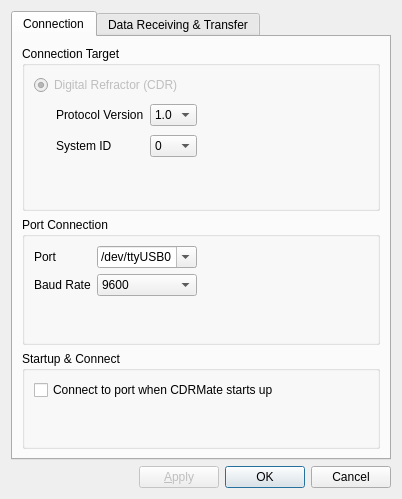
<?xml version="1.0" encoding="UTF-8"?>
<ui version="4.0">
 <class>Options</class>
 <widget class="QDialog" name="Options">
  <property name="enabled">
   <bool>true</bool>
  </property>
  <property name="geometry">
   <rect>
    <x>0</x>
    <y>0</y>
    <width>402</width>
    <height>499</height>
   </rect>
  </property>
  <property name="windowTitle">
   <string>Dialog</string>
  </property>
  <layout class="QGridLayout" name="gridLayout_4">
   <item row="1" column="0">
    <spacer name="horizontalSpacer_4">
     <property name="orientation">
      <enum>Qt::Horizontal</enum>
     </property>
     <property name="sizeHint" stdset="0">
      <size>
       <width>106</width>
       <height>20</height>
      </size>
     </property>
    </spacer>
   </item>
   <item row="1" column="1">
    <layout class="QHBoxLayout" name="horizontalLayout">
     <item>
      <widget class="QPushButton" name="pushButton_apply">
       <property name="enabled">
        <bool>false</bool>
       </property>
       <property name="layoutDirection">
        <enum>Qt::LeftToRight</enum>
       </property>
       <property name="text">
        <string>&amp;Apply</string>
       </property>
      </widget>
     </item>
     <item>
      <widget class="QDialogButtonBox" name="buttonBox">
       <property name="layoutDirection">
        <enum>Qt::LeftToRight</enum>
       </property>
       <property name="orientation">
        <enum>Qt::Horizontal</enum>
       </property>
       <property name="standardButtons">
        <set>QDialogButtonBox::Cancel|QDialogButtonBox::Ok</set>
       </property>
      </widget>
     </item>
    </layout>
   </item>
   <item row="0" column="0" colspan="2">
    <widget class="QTabWidget" name="tabWidget">
     <property name="currentIndex">
      <number>0</number>
     </property>
     <widget class="QWidget" name="tab_connection">
      <attribute name="title">
       <string>Connection</string>
      </attribute>
      <layout class="QVBoxLayout" name="verticalLayout_2">
       <item>
        <widget class="QGroupBox" name="groupBox">
         <property name="styleSheet">
          <string notr="true"/>
         </property>
         <property name="title">
          <string>Connection Target</string>
         </property>
         <layout class="QGridLayout" name="gridLayout_2">
          <item row="0" column="0" colspan="2">
           <widget class="QRadioButton" name="radioButton">
            <property name="enabled">
             <bool>false</bool>
            </property>
            <property name="mouseTracking">
             <bool>true</bool>
            </property>
            <property name="text">
             <string>Digital Refractor (CDR)</string>
            </property>
            <property name="checkable">
             <bool>true</bool>
            </property>
            <property name="checked">
             <bool>true</bool>
            </property>
            <property name="autoRepeat">
             <bool>false</bool>
            </property>
            <property name="autoExclusive">
             <bool>true</bool>
            </property>
           </widget>
          </item>
          <item row="1" column="0">
           <spacer name="horizontalSpacer">
            <property name="orientation">
             <enum>Qt::Horizontal</enum>
            </property>
            <property name="sizeType">
             <enum>QSizePolicy::Fixed</enum>
            </property>
            <property name="sizeHint" stdset="0">
             <size>
              <width>16</width>
              <height>61</height>
             </size>
            </property>
           </spacer>
          </item>
          <item row="1" column="1">
           <layout class="QGridLayout" name="gridLayout">
            <item row="0" column="0">
             <widget class="QLabel" name="label">
              <property name="text">
               <string>Protocol Version</string>
              </property>
             </widget>
            </item>
            <item row="1" column="0">
             <widget class="QLabel" name="label_2">
              <property name="text">
               <string>System ID</string>
              </property>
             </widget>
            </item>
            <item row="1" column="1">
             <widget class="QComboBox" name="comboBox_system_id">
              <item>
               <property name="text">
                <string>0</string>
               </property>
              </item>
              <item>
               <property name="text">
                <string>1</string>
               </property>
              </item>
              <item>
               <property name="text">
                <string>2</string>
               </property>
              </item>
              <item>
               <property name="text">
                <string>3</string>
               </property>
              </item>
              <item>
               <property name="text">
                <string>4</string>
               </property>
              </item>
              <item>
               <property name="text">
                <string>5</string>
               </property>
              </item>
              <item>
               <property name="text">
                <string>6</string>
               </property>
              </item>
              <item>
               <property name="text">
                <string>7</string>
               </property>
              </item>
             </widget>
            </item>
            <item row="0" column="1">
             <widget class="QComboBox" name="comboBox_protocol_ver">
              <item>
               <property name="text">
                <string>1.0</string>
               </property>
              </item>
              <item>
               <property name="text">
                <string>1.1</string>
               </property>
              </item>
             </widget>
            </item>
           </layout>
          </item>
          <item row="1" column="2">
           <spacer name="horizontalSpacer_3">
            <property name="orientation">
             <enum>Qt::Horizontal</enum>
            </property>
            <property name="sizeHint" stdset="0">
             <size>
              <width>80</width>
              <height>20</height>
             </size>
            </property>
           </spacer>
          </item>
          <item row="2" column="1">
           <spacer name="verticalSpacer_3">
            <property name="orientation">
             <enum>Qt::Vertical</enum>
            </property>
            <property name="sizeHint" stdset="0">
             <size>
              <width>20</width>
              <height>40</height>
             </size>
            </property>
           </spacer>
          </item>
         </layout>
        </widget>
       </item>
       <item>
        <widget class="QGroupBox" name="groupBox_2">
         <property name="autoFillBackground">
          <bool>false</bool>
         </property>
         <property name="styleSheet">
          <string notr="true"/>
         </property>
         <property name="title">
          <string>Port Connection</string>
         </property>
         <layout class="QGridLayout" name="gridLayout_3">
          <item row="0" column="0">
           <widget class="QLabel" name="label_3">
            <property name="text">
             <string>Port</string>
            </property>
           </widget>
          </item>
          <item row="1" column="0">
           <widget class="QLabel" name="label_4">
            <property name="text">
             <string>Baud Rate</string>
            </property>
           </widget>
          </item>
          <item row="1" column="1">
           <widget class="QComboBox" name="comboBox_speed">
            <item>
             <property name="text">
              <string>9600</string>
             </property>
            </item>
            <item>
             <property name="text">
              <string>14400</string>
             </property>
            </item>
            <item>
             <property name="text">
              <string>19200</string>
             </property>
            </item>
            <item>
             <property name="text">
              <string>38400</string>
             </property>
            </item>
            <item>
             <property name="text">
              <string>57600</string>
             </property>
            </item>
            <item>
             <property name="text">
              <string>115200</string>
             </property>
            </item>
           </widget>
          </item>
          <item row="0" column="1">
           <widget class="QComboBox" name="comboBox_port">
            <property name="editable">
             <bool>true</bool>
            </property>
            <item>
             <property name="text">
              <string>/dev/ttyUSB0</string>
             </property>
            </item>
            <item>
             <property name="text">
              <string>/dev/ttyUSB1</string>
             </property>
            </item>
            <item>
             <property name="text">
              <string>/dev/ttyUSB2</string>
             </property>
            </item>
            <item>
             <property name="text">
              <string>/dev/ttyUSB3</string>
             </property>
            </item>
            <item>
             <property name="text">
              <string>/dev/ttyS0</string>
             </property>
            </item>
            <item>
             <property name="text">
              <string>/dev/ttyS1</string>
             </property>
            </item>
            <item>
             <property name="text">
              <string>/dev/ttyS2</string>
             </property>
            </item>
            <item>
             <property name="text">
              <string>/dev/ttyS3</string>
             </property>
            </item>
           </widget>
          </item>
          <item row="0" column="2">
           <spacer name="horizontalSpacer_2">
            <property name="orientation">
             <enum>Qt::Horizontal</enum>
            </property>
            <property name="sizeHint" stdset="0">
             <size>
              <width>40</width>
              <height>20</height>
             </size>
            </property>
           </spacer>
          </item>
          <item row="2" column="1">
           <spacer name="verticalSpacer_2">
            <property name="orientation">
             <enum>Qt::Vertical</enum>
            </property>
            <property name="sizeHint" stdset="0">
             <size>
              <width>20</width>
              <height>40</height>
             </size>
            </property>
           </spacer>
          </item>
         </layout>
        </widget>
       </item>
       <item>
        <widget class="QGroupBox" name="groupBox_3">
         <property name="styleSheet">
          <string notr="true"/>
         </property>
         <property name="title">
          <string>Startup &amp;&amp; Connect</string>
         </property>
         <layout class="QGridLayout" name="gridLayout_5">
          <item row="0" column="0">
           <widget class="QCheckBox" name="checkBox_auto_connect">
            <property name="text">
             <string>Connect to port when CDRMate starts up</string>
            </property>
           </widget>
          </item>
          <item row="1" column="0">
           <spacer name="verticalSpacer">
            <property name="orientation">
             <enum>Qt::Vertical</enum>
            </property>
            <property name="sizeHint" stdset="0">
             <size>
              <width>20</width>
              <height>40</height>
             </size>
            </property>
           </spacer>
          </item>
         </layout>
        </widget>
       </item>
      </layout>
     </widget>
     <widget class="QWidget" name="tab_receive_transfer">
      <attribute name="title">
       <string>Data Receiving &amp;&amp; Transfer</string>
      </attribute>
      <layout class="QVBoxLayout" name="verticalLayout">
       <item>
        <widget class="QGroupBox" name="groupBox_4">
         <property name="title">
          <string>Data Receiving Option</string>
         </property>
         <layout class="QGridLayout" name="gridLayout_6">
          <item row="0" column="0" colspan="2">
           <widget class="QLabel" name="label_5">
            <property name="text">
             <string>Automatic Export</string>
            </property>
           </widget>
          </item>
          <item row="0" column="2">
           <widget class="QRadioButton" name="radio_export_on">
            <property name="text">
             <string>ON</string>
            </property>
           </widget>
          </item>
          <item row="0" column="3">
           <widget class="QRadioButton" name="radio_export_off">
            <property name="text">
             <string>OFF</string>
            </property>
            <property name="checked">
             <bool>true</bool>
            </property>
           </widget>
          </item>
          <item row="0" column="4" colspan="2">
           <spacer name="horizontalSpacer_5">
            <property name="orientation">
             <enum>Qt::Horizontal</enum>
            </property>
            <property name="sizeHint" stdset="0">
             <size>
              <width>92</width>
              <height>20</height>
             </size>
            </property>
           </spacer>
          </item>
          <item row="1" column="0">
           <widget class="QLabel" name="label_6">
            <property name="text">
             <string>Export Directory</string>
            </property>
           </widget>
          </item>
          <item row="1" column="1" colspan="4">
           <widget class="QLineEdit" name="lineEdit_export">
            <property name="sizePolicy">
             <sizepolicy hsizetype="Expanding" vsizetype="Fixed">
              <horstretch>0</horstretch>
              <verstretch>0</verstretch>
             </sizepolicy>
            </property>
            <property name="readOnly">
             <bool>true</bool>
            </property>
           </widget>
          </item>
          <item row="1" column="5">
           <widget class="QPushButton" name="pushButton_export">
            <property name="sizePolicy">
             <sizepolicy hsizetype="Fixed" vsizetype="Fixed">
              <horstretch>0</horstretch>
              <verstretch>0</verstretch>
             </sizepolicy>
            </property>
            <property name="maximumSize">
             <size>
              <width>25</width>
              <height>16777215</height>
             </size>
            </property>
            <property name="baseSize">
             <size>
              <width>0</width>
              <height>0</height>
             </size>
            </property>
            <property name="text">
             <string>...</string>
            </property>
           </widget>
          </item>
         </layout>
        </widget>
       </item>
       <item>
        <widget class="QGroupBox" name="groupBox_5">
         <property name="title">
          <string>Data Transfer Option</string>
         </property>
         <layout class="QGridLayout" name="gridLayout_7">
          <item row="0" column="0">
           <widget class="QLabel" name="label_8">
            <property name="text">
             <string>Import Directory</string>
            </property>
           </widget>
          </item>
          <item row="0" column="1" colspan="4">
           <widget class="QLineEdit" name="lineEdit_import">
            <property name="readOnly">
             <bool>true</bool>
            </property>
           </widget>
          </item>
          <item row="0" column="5">
           <widget class="QPushButton" name="pushButton_import">
            <property name="sizePolicy">
             <sizepolicy hsizetype="Preferred" vsizetype="Fixed">
              <horstretch>0</horstretch>
              <verstretch>0</verstretch>
             </sizepolicy>
            </property>
            <property name="minimumSize">
             <size>
              <width>25</width>
              <height>0</height>
             </size>
            </property>
            <property name="maximumSize">
             <size>
              <width>25</width>
              <height>16777215</height>
             </size>
            </property>
            <property name="text">
             <string>...</string>
            </property>
           </widget>
          </item>
          <item row="1" column="0" colspan="2">
           <widget class="QLabel" name="label_7">
            <property name="text">
             <string>Automatic Transfer</string>
            </property>
           </widget>
          </item>
          <item row="1" column="2">
           <widget class="QRadioButton" name="radio_transfer_on">
            <property name="text">
             <string>ON</string>
            </property>
           </widget>
          </item>
          <item row="1" column="3">
           <widget class="QRadioButton" name="radio_transfer_off">
            <property name="text">
             <string>OFF</string>
            </property>
            <property name="checked">
             <bool>true</bool>
            </property>
           </widget>
          </item>
          <item row="1" column="4" colspan="2">
           <spacer name="horizontalSpacer_6">
            <property name="orientation">
             <enum>Qt::Horizontal</enum>
            </property>
            <property name="sizeHint" stdset="0">
             <size>
              <width>92</width>
              <height>20</height>
             </size>
            </property>
           </spacer>
          </item>
         </layout>
        </widget>
       </item>
       <item>
        <spacer name="verticalSpacer_4">
         <property name="orientation">
          <enum>Qt::Vertical</enum>
         </property>
         <property name="sizeHint" stdset="0">
          <size>
           <width>20</width>
           <height>193</height>
          </size>
         </property>
        </spacer>
       </item>
      </layout>
     </widget>
    </widget>
   </item>
  </layout>
 </widget>
 <resources/>
 <connections>
  <connection>
   <sender>buttonBox</sender>
   <signal>accepted()</signal>
   <receiver>Options</receiver>
   <slot>accept()</slot>
   <hints>
    <hint type="sourcelabel">
     <x>391</x>
     <y>488</y>
    </hint>
    <hint type="destinationlabel">
     <x>157</x>
     <y>274</y>
    </hint>
   </hints>
  </connection>
  <connection>
   <sender>buttonBox</sender>
   <signal>rejected()</signal>
   <receiver>Options</receiver>
   <slot>reject()</slot>
   <hints>
    <hint type="sourcelabel">
     <x>391</x>
     <y>488</y>
    </hint>
    <hint type="destinationlabel">
     <x>286</x>
     <y>274</y>
    </hint>
   </hints>
  </connection>
  <connection>
   <sender>comboBox_protocol_ver</sender>
   <signal>textChanged(QString)</signal>
   <receiver>Options</receiver>
   <slot>data_modified()</slot>
   <hints>
    <hint type="sourcelabel">
     <x>192</x>
     <y>116</y>
    </hint>
    <hint type="destinationlabel">
     <x>4</x>
     <y>122</y>
    </hint>
   </hints>
  </connection>
  <connection>
   <sender>comboBox_system_id</sender>
   <signal>textChanged(QString)</signal>
   <receiver>Options</receiver>
   <slot>data_modified()</slot>
   <hints>
    <hint type="sourcelabel">
     <x>191</x>
     <y>157</y>
    </hint>
    <hint type="destinationlabel">
     <x>419</x>
     <y>166</y>
    </hint>
   </hints>
  </connection>
  <connection>
   <sender>comboBox_port</sender>
   <signal>textChanged(QString)</signal>
   <receiver>Options</receiver>
   <slot>data_modified()</slot>
   <hints>
    <hint type="sourcelabel">
     <x>175</x>
     <y>258</y>
    </hint>
    <hint type="destinationlabel">
     <x>-73</x>
     <y>277</y>
    </hint>
   </hints>
  </connection>
  <connection>
   <sender>radio_export_on</sender>
   <signal>toggled(bool)</signal>
   <receiver>Options</receiver>
   <slot>data_modified()</slot>
   <hints>
    <hint type="sourcelabel">
     <x>207</x>
     <y>89</y>
    </hint>
    <hint type="destinationlabel">
     <x>405</x>
     <y>93</y>
    </hint>
   </hints>
  </connection>
  <connection>
   <sender>radio_export_off</sender>
   <signal>toggled(bool)</signal>
   <receiver>Options</receiver>
   <slot>data_modified()</slot>
   <hints>
    <hint type="sourcelabel">
     <x>268</x>
     <y>84</y>
    </hint>
    <hint type="destinationlabel">
     <x>433</x>
     <y>78</y>
    </hint>
   </hints>
  </connection>
  <connection>
   <sender>lineEdit_export</sender>
   <signal>textChanged(QString)</signal>
   <receiver>Options</receiver>
   <slot>data_modified()</slot>
   <hints>
    <hint type="sourcelabel">
     <x>290</x>
     <y>108</y>
    </hint>
    <hint type="destinationlabel">
     <x>409</x>
     <y>127</y>
    </hint>
   </hints>
  </connection>
  <connection>
   <sender>lineEdit_import</sender>
   <signal>textChanged(QString)</signal>
   <receiver>Options</receiver>
   <slot>data_modified()</slot>
   <hints>
    <hint type="sourcelabel">
     <x>252</x>
     <y>190</y>
    </hint>
    <hint type="destinationlabel">
     <x>-58</x>
     <y>197</y>
    </hint>
   </hints>
  </connection>
  <connection>
   <sender>radio_transfer_on</sender>
   <signal>toggled(bool)</signal>
   <receiver>Options</receiver>
   <slot>data_modified()</slot>
   <hints>
    <hint type="sourcelabel">
     <x>191</x>
     <y>221</y>
    </hint>
    <hint type="destinationlabel">
     <x>-34</x>
     <y>281</y>
    </hint>
   </hints>
  </connection>
  <connection>
   <sender>radio_transfer_off</sender>
   <signal>toggled(bool)</signal>
   <receiver>Options</receiver>
   <slot>data_modified()</slot>
   <hints>
    <hint type="sourcelabel">
     <x>233</x>
     <y>221</y>
    </hint>
    <hint type="destinationlabel">
     <x>440</x>
     <y>227</y>
    </hint>
   </hints>
  </connection>
  <connection>
   <sender>pushButton_apply</sender>
   <signal>clicked()</signal>
   <receiver>Options</receiver>
   <slot>conf_apply()</slot>
   <hints>
    <hint type="sourcelabel">
     <x>164</x>
     <y>477</y>
    </hint>
    <hint type="destinationlabel">
     <x>-20</x>
     <y>475</y>
    </hint>
   </hints>
  </connection>
  <connection>
   <sender>comboBox_speed</sender>
   <signal>currentIndexChanged(int)</signal>
   <receiver>Options</receiver>
   <slot>data_modified()</slot>
   <hints>
    <hint type="sourcelabel">
     <x>173</x>
     <y>284</y>
    </hint>
    <hint type="destinationlabel">
     <x>440</x>
     <y>311</y>
    </hint>
   </hints>
  </connection>
  <connection>
   <sender>pushButton_import</sender>
   <signal>clicked()</signal>
   <receiver>Options</receiver>
   <slot>choose_dir()</slot>
   <hints>
    <hint type="sourcelabel">
     <x>368</x>
     <y>184</y>
    </hint>
    <hint type="destinationlabel">
     <x>495</x>
     <y>192</y>
    </hint>
   </hints>
  </connection>
  <connection>
   <sender>pushButton_export</sender>
   <signal>clicked()</signal>
   <receiver>Options</receiver>
   <slot>choose_dir()</slot>
   <hints>
    <hint type="sourcelabel">
     <x>366</x>
     <y>110</y>
    </hint>
    <hint type="destinationlabel">
     <x>455</x>
     <y>116</y>
    </hint>
   </hints>
  </connection>
  <connection>
   <sender>checkBox_auto_connect</sender>
   <signal>toggled(bool)</signal>
   <receiver>Options</receiver>
   <slot>data_modified()</slot>
   <hints>
    <hint type="sourcelabel">
     <x>63</x>
     <y>387</y>
    </hint>
    <hint type="destinationlabel">
     <x>469</x>
     <y>400</y>
    </hint>
   </hints>
  </connection>
 </connections>
 <slots>
  <slot>data_modified()</slot>
  <slot>conf_apply()</slot>
  <slot>choose_dir()</slot>
 </slots>
</ui>
